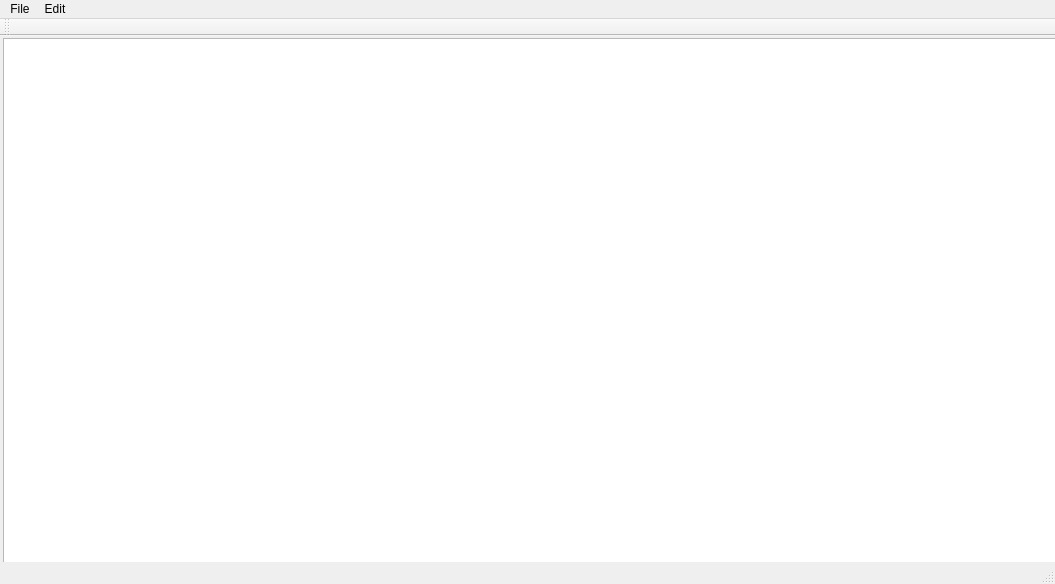
<?xml version="1.0" encoding="UTF-8"?>
<ui version="4.0">
 <class>myTextEditor</class>
 <widget class="QMainWindow" name="myTextEditor">
  <property name="geometry">
   <rect>
    <x>0</x>
    <y>0</y>
    <width>1055</width>
    <height>584</height>
   </rect>
  </property>
  <property name="windowTitle">
   <string>myTextEditor</string>
  </property>
  <widget class="QWidget" name="centralWidget">
   <widget class="QTextEdit" name="textEdit">
    <property name="geometry">
     <rect>
      <x>3</x>
      <y>2</y>
      <width>1111</width>
      <height>611</height>
     </rect>
    </property>
   </widget>
  </widget>
  <widget class="QMenuBar" name="menuBar">
   <property name="geometry">
    <rect>
     <x>0</x>
     <y>0</y>
     <width>1055</width>
     <height>25</height>
    </rect>
   </property>
   <widget class="QMenu" name="menuFile">
    <property name="title">
     <string>File</string>
    </property>
    <addaction name="actionNew"/>
    <addaction name="actionOpen"/>
    <addaction name="actionSave"/>
    <addaction name="actionSave_As"/>
    <addaction name="separator"/>
    <addaction name="actionExit"/>
   </widget>
   <widget class="QMenu" name="menuEdit">
    <property name="title">
     <string>Edit</string>
    </property>
    <addaction name="actionCut"/>
    <addaction name="actionCopy"/>
    <addaction name="actionPaste"/>
    <addaction name="actionSelect_All"/>
   </widget>
   <addaction name="menuFile"/>
   <addaction name="menuEdit"/>
  </widget>
  <widget class="QToolBar" name="mainToolBar">
   <attribute name="toolBarArea">
    <enum>TopToolBarArea</enum>
   </attribute>
   <attribute name="toolBarBreak">
    <bool>false</bool>
   </attribute>
  </widget>
  <widget class="QStatusBar" name="statusBar"/>
  <action name="actionNew">
   <property name="text">
    <string>&amp;New</string>
   </property>
   <property name="shortcut">
    <string>Ctrl+N</string>
   </property>
  </action>
  <action name="actionOpen">
   <property name="text">
    <string>Open</string>
   </property>
  </action>
  <action name="actionSave">
   <property name="text">
    <string>&amp;Save</string>
   </property>
   <property name="shortcut">
    <string>Ctrl+S</string>
   </property>
  </action>
  <action name="actionSave_As">
   <property name="text">
    <string>Save &amp;As</string>
   </property>
  </action>
  <action name="actionExit">
   <property name="text">
    <string>Exit</string>
   </property>
   <property name="shortcut">
    <string>Ctrl+Q</string>
   </property>
  </action>
  <action name="actionCut">
   <property name="text">
    <string>Cut</string>
   </property>
   <property name="shortcut">
    <string>Ctrl+X</string>
   </property>
  </action>
  <action name="actionCopy">
   <property name="text">
    <string>Copy</string>
   </property>
   <property name="shortcut">
    <string>Ctrl+C</string>
   </property>
  </action>
  <action name="actionPaste">
   <property name="text">
    <string>Paste</string>
   </property>
   <property name="shortcut">
    <string>Ctrl+V</string>
   </property>
  </action>
  <action name="actionSelect_All">
   <property name="text">
    <string>Select All</string>
   </property>
   <property name="shortcut">
    <string>Ctrl+A</string>
   </property>
  </action>
  <action name="actionFind">
   <property name="text">
    <string>Find</string>
   </property>
  </action>
 </widget>
 <layoutdefault spacing="6" margin="11"/>
 <resources/>
 <connections/>
</ui>
